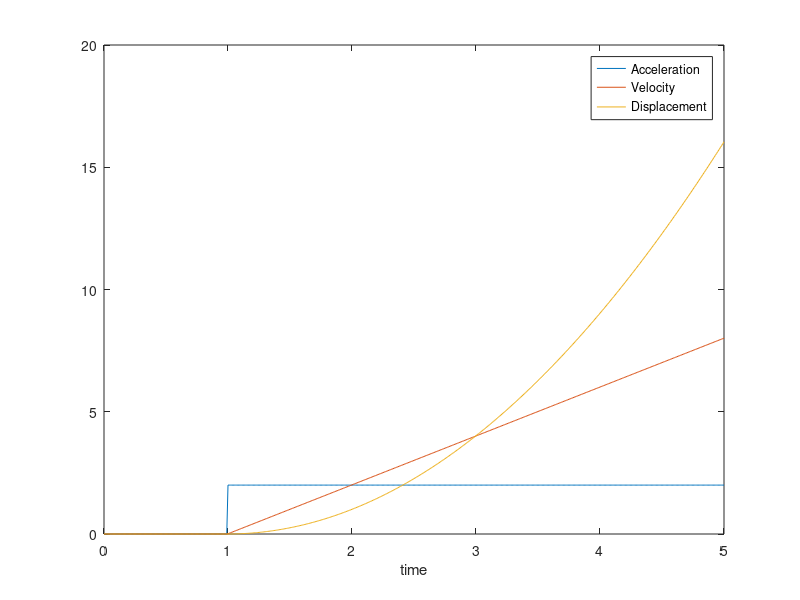

Write the MATLAB code that produced this figure.
clear;
close all;

% create column vector for time with transpose()

t = transpose(0:0.01:5);

a = 2 * (t >= 1);

v = cumtrapz(t, a); % numberical integration using trapezoidal esitmation
x = cumtrapz(t, v);

plot(t, a, t, v, t, x);

xlabel("time");

legend("Acceleration", "Velocity", "Displacement");


% Logical Indexing 
% use this in HW 1

A = [1 8 2 7 0 3 1 2 9 8 4 7];
A(A<5) = -1;


% For loops
data = [3 6 2 8];

for i = 1:length(data)
    data(i) % print each value of the array "data"
end
